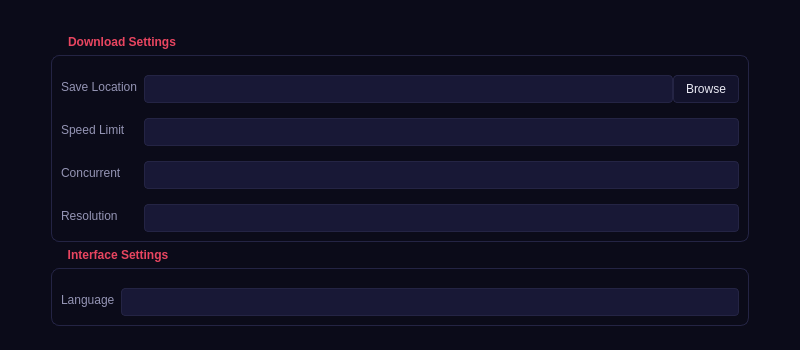
<?xml version="1.0" encoding="UTF-8"?>
<ui version="4.0">
 <class>SettingsPanel</class>
 <widget class="QWidget" name="SettingsPanel">
  <property name="geometry">
   <rect>
    <x>0</x>
    <y>0</y>
    <width>800</width>
    <height>350</height>
   </rect>
  </property>
  <property name="styleSheet">
   <string notr="true">
    QWidget { background-color: #0b0b19; color: #eaeaf4; font-family: 'Segoe UI'; }
    QFrame#contentFrame { background-color: transparent; }
    QGroupBox { border: 1px solid #242444; border-radius: 8px; margin-top: 20px; font-weight: bold; padding-top: 10px; }
    QGroupBox::title { subcontrol-origin: margin; left: 10px; padding: 0 5px; color: #e94560; }
    QLabel { color: #9494b4; }
    QLineEdit { background-color: #181836; border: 1px solid #242444; border-radius: 4px; padding: 5px; color: #eaeaf4; }
    QPushButton { background-color: #13132c; border: 1px solid #242444; border-radius: 4px; padding: 6px 12px; color: #eaeaf4; }
    QPushButton:hover { background-color: #1a1a38; border-color: #343460; }
    QComboBox { background-color: #181836; border: 1px solid #242444; border-radius: 4px; padding: 5px; color: #eaeaf4; }
    QComboBox::drop-down { border: none; }
   </string>
  </property>
  <layout class="QVBoxLayout" name="verticalLayout">
   <item>
    <widget class="QScrollArea" name="scrollArea">
     <property name="sizePolicy">
      <sizepolicy hsizetype="Expanding" vsizetype="Fixed">
       <horstretch>0</horstretch>
       <verstretch>0</verstretch>
      </sizepolicy>
     </property>
     <property name="frameShape">
      <enum>QFrame::Shape::NoFrame</enum>
     </property>
     <property name="widgetResizable">
      <bool>true</bool>
     </property>
     <widget class="QWidget" name="scrollAreaWidgetContents">
      <property name="geometry">
       <rect>
        <x>0</x>
        <y>0</y>
        <width>782</width>
        <height>332</height>
       </rect>
      </property>
      <layout class="QVBoxLayout" name="verticalLayout_2">
       <property name="leftMargin">
        <number>40</number>
       </property>
       <property name="topMargin">
        <number>20</number>
       </property>
       <property name="rightMargin">
        <number>40</number>
       </property>
       <item>
        <widget class="QGroupBox" name="downloadGroup">
         <property name="title">
          <string>Download Settings</string>
         </property>
         <layout class="QFormLayout" name="formLayout">
          <property name="verticalSpacing">
           <number>15</number>
          </property>
          <item row="0" column="0">
           <widget class="QLabel" name="destLabel">
            <property name="text">
             <string>Save Location</string>
            </property>
           </widget>
          </item>
          <item row="0" column="1">
           <layout class="QHBoxLayout" name="destLayout">
            <item>
             <widget class="QLineEdit" name="destEdit"/>
            </item>
            <item>
             <widget class="QPushButton" name="browseBtn">
              <property name="text">
               <string>Browse</string>
              </property>
             </widget>
            </item>
           </layout>
          </item>
          <item row="1" column="0">
           <widget class="QLabel" name="speedLabel">
            <property name="text">
             <string>Speed Limit</string>
            </property>
           </widget>
          </item>
          <item row="1" column="1">
           <widget class="QComboBox" name="speedCombo"/>
          </item>
          <item row="2" column="0">
           <widget class="QLabel" name="concLabel">
            <property name="text">
             <string>Concurrent</string>
            </property>
           </widget>
          </item>
          <item row="2" column="1">
           <widget class="QComboBox" name="concCombo"/>
          </item>
          <item row="3" column="0">
           <widget class="QLabel" name="resLabel">
            <property name="text">
             <string>Resolution</string>
            </property>
           </widget>
          </item>
          <item row="3" column="1">
           <widget class="QComboBox" name="resCombo"/>
          </item>
         </layout>
        </widget>
       </item>
       <item>
        <widget class="QGroupBox" name="interfaceGroup">
         <property name="title">
          <string>Interface Settings</string>
         </property>
         <layout class="QFormLayout" name="formLayout_2">
          <item row="0" column="0">
           <widget class="QLabel" name="langLabel">
            <property name="text">
             <string>Language</string>
            </property>
           </widget>
          </item>
          <item row="0" column="1">
           <widget class="QComboBox" name="langCombo"/>
          </item>
         </layout>
        </widget>
       </item>
      </layout>
     </widget>
    </widget>
   </item>
  </layout>
 </widget>
 <resources/>
 <connections/>
</ui>
